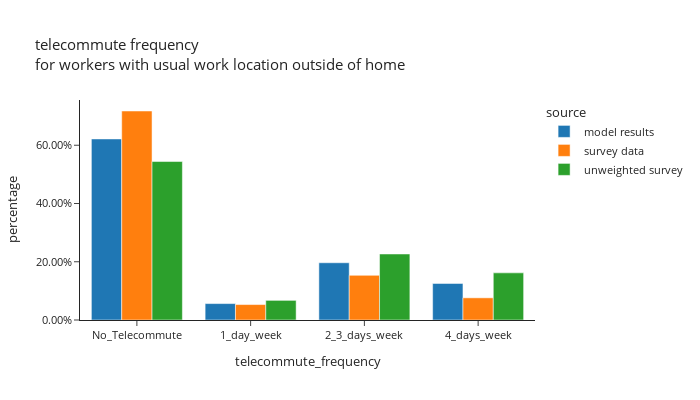

The code cell stored with this chart in its notebook:
### Code cell
df_plot = per_data.groupby(['source','telecommute_frequency'])[['person_weight']].sum().reset_index()
df_plot['percentage'] = df_plot.groupby(['source'], group_keys=False)['person_weight']. \
    apply(lambda x: x / float(x.sum()))

fig = px.bar(df_plot, x="telecommute_frequency", y="percentage", color="source",barmode="group", template="simple_white",
             # color_discrete_sequence=config['psrc_color'],
             title="telecommute frequency<br>for workers with usual work location outside of home",
             category_orders={"telecommute_frequency": ["No_Telecommute", "1_day_week", "2_3_days_week", "4_days_week"]})
fig.update_layout(height=400, width=700, font=dict(size=11), yaxis=dict(tickformat=".2%"))
fig.show()

### Figure 1 — Plotly figure (JSON) as saved in the notebook; plotly's stock layout.template omitted (floating-point values rounded to 4 significant figures)
{"data": [{"alignmentgroup": "True", "hovertemplate": "source=model results<br>telecommute_frequency=%{x}<br>percentage=%{y}<extra></extra>", "legendgroup": "model results", "marker": {"color": "#1F77B4", "pattern": {"shape": ""}}, "name": "model results", "offsetgroup": "model results", "orientation": "v", "showlegend": true, "textposition": "auto", "type": "bar", "x": ["1_day_week", "2_3_days_week", "4_days_week", "No_Telecommute"], "xaxis": "x", "y": [0.05638, 0.1965, 0.1255, 0.6216], "yaxis": "y"}, {"alignmentgroup": "True", "hovertemplate": "source=survey data<br>telecommute_frequency=%{x}<br>percentage=%{y}<extra></extra>", "legendgroup": "survey data", "marker": {"color": "#FF7F0E", "pattern": {"shape": ""}}, "name": "survey data", "offsetgroup": "survey data", "orientation": "v", "showlegend": true, "textposition": "auto", "type": "bar", "x": ["1_day_week", "2_3_days_week", "4_days_week", "No_Telecommute"], "xaxis": "x", "y": [0.05304, 0.1533, 0.0761, 0.7176], "yaxis": "y"}, {"alignmentgroup": "True", "hovertemplate": "source=unweighted survey<br>telecommute_frequency=%{x}<br>percentage=%{y}<extra></extra>", "legendgroup": "unweighted survey", "marker": {"color": "#2CA02C", "pattern": {"shape": ""}}, "name": "unweighted survey", "offsetgroup": "unweighted survey", "orientation": "v", "showlegend": true, "textposition": "auto", "type": "bar", "x": ["1_day_week", "2_3_days_week", "4_days_week", "No_Telecommute"], "xaxis": "x", "y": [0.06744, 0.2267, 0.1618, 0.5441], "yaxis": "y"}], "layout": {"barmode": "group", "font": {"size": 11}, "height": 400, "legend": {"title": {"text": "source"}, "tracegroupgap": 0}, "title": {"text": "telecommute frequency<br>for workers with usual work location outside of home"}, "width": 700, "xaxis": {"anchor": "y", "categoryarray": ["No_Telecommute", "1_day_week", "2_3_days_week", "4_days_week"], "categoryorder": "array", "domain": [0.0, 1.0], "title": {"text": "telecommute_frequency"}}, "yaxis": {"anchor": "x", "domain": [0.0, 1.0], "tickformat": ".2%", "title": {"text": "percentage"}}}}
